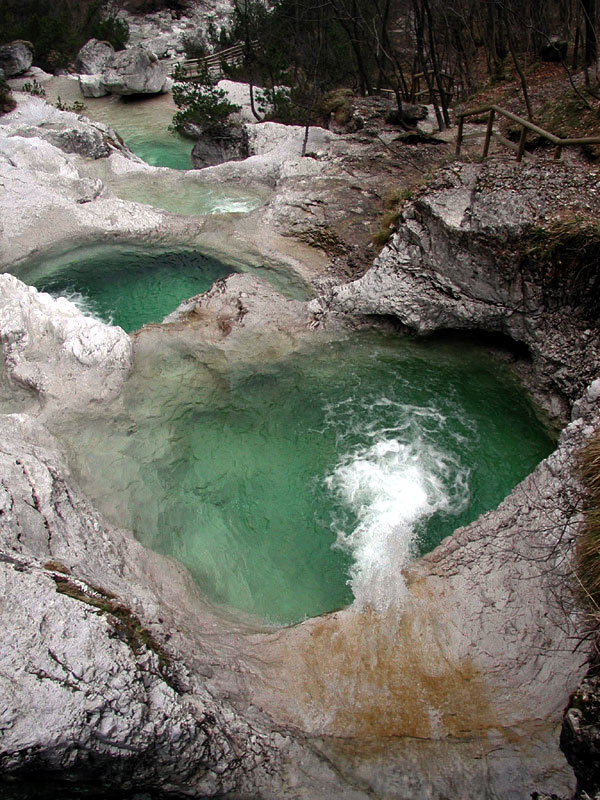
#> input picture CVBVP-Daten/OpenCV-01/Img01a.jpg, 600 x 800 px
$ jupyter execute praktikum.ipynb   (shell and % lines are left out)
#> lines starting #> are read from the running program, lines starting #| are printed output that depends on the picture; after the words box and inside, x2 and y2 are one past the last pixel; in counts of white or black regions, pixels touching at a corner belong together
# Initialize

[cell 1]
from matplotlib import pyplot as plt
import cv2 as cv
print(cv.__version__)

[cell 2]
import cv2 as cv
print(cv.__version__)

# Praktikum 1

```c
// OpenCV_Helloworld

#include <opencv2/opencv.hpp>

int main() {
	cv::Mat image;
	image = cv::imread("Daten/Img01a.jpg");
	if (!image.data) {
		printf("Error: Couldn't open the image file.\n");
		return 1;
	}
	cv::namedWindow("Image:");
	cv::imshow("Image:", image);
	cv::waitKey(0);
	cv::destroyWindow("Image:");
	return 0;
}
```

[cell 3]
image = cv.imread('CVBVP-Daten/OpenCV-01/Img01a.jpg')
#> image is the input picture: shape (800, 600, 3); mean B, G, R 96.6, 105.9, 107

[cell 4]
import cv2 as cv
image = cv.imread('CVBVP-Daten/OpenCV-01/Img01a.jpg')
if not image.data:
    print("Error loading image")
    exit
# [4 lines of commented-out code are left out]
plt.imshow(image)
plt.show()

[cell 5]
px = image[100,100][0]
#> px = 74
print(px)
#| 74

[cell 6]
for x in range(5):
    print (x)

[cell 7]
image.shape
#> Out = (800, 600, 3)

[cell 8]
#3.1
# amount that should be added in order to increase brightness
brightness = 100
height= image.shape[0]
#> height = 800
width= image.shape[1]
#> width = 600
channels = image.shape[2]
#> channels = 3
# offset ist offsetting the rectanlge from origin
bwoffset = 50
avgoffset = 150
diffoffset = 270
image = cv.imread('CVBVP-Daten/OpenCV-01/Img01a.jpg')
for y in range(height):
    for x in range (width):
        #3.1
        if x> bwoffset and x < 50+bwoffset and y > bwoffset and y < 50+bwoffset:
            for c in range(channels):
                old = image[y,x][c]
                image [y,x][c] = old + brightness
        #3.2
        if x> avgoffset and x < 100+avgoffset and y > avgoffset and y < 100+avgoffset:
            for c in range(channels):
                #int cast are needed because if not after the addition the result is to large to be stored in the uint8 datatype
                avg = (int(image[y,x][c]) + int(image[y,x-1][c]))/2
                image [y,x][c] = avg
        #3.3
        if x> diffoffset and x < 100+diffoffset and y > diffoffset and y < 100+diffoffset:
            for c in range(channels):
                diff = int(image[y,x - 1][c]) - int(image[y,x][c])
                image [y,x][c] = diff
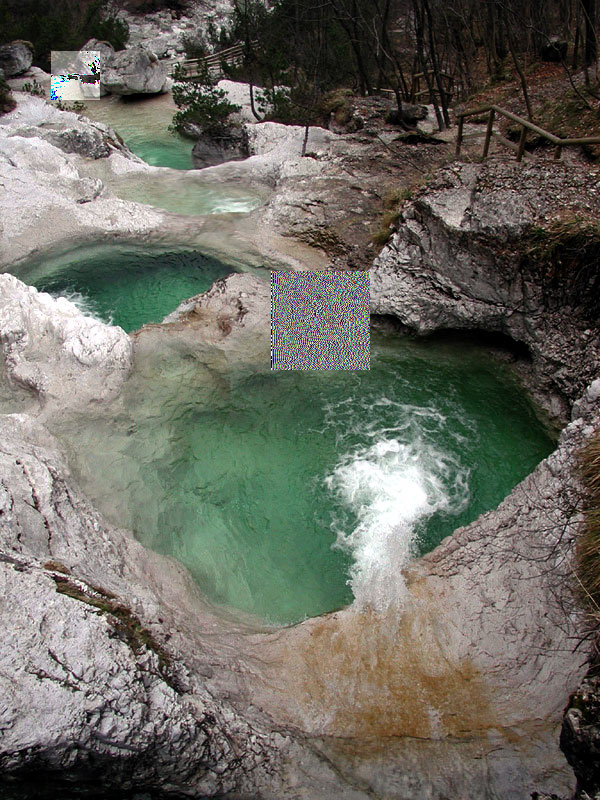
#> image: shape (800, 600, 3); 4.54% of pixels changed, all inside (x1, y1, x2, y2) = (51, 51, 370, 370)

plt.imshow(image)
plt.show

# Praktikum 2

[cell 9]
img = cv.imread('CVBVP-Daten/OpenCV-02/Img02a.jpg', cv.IMREAD_GRAYSCALE)
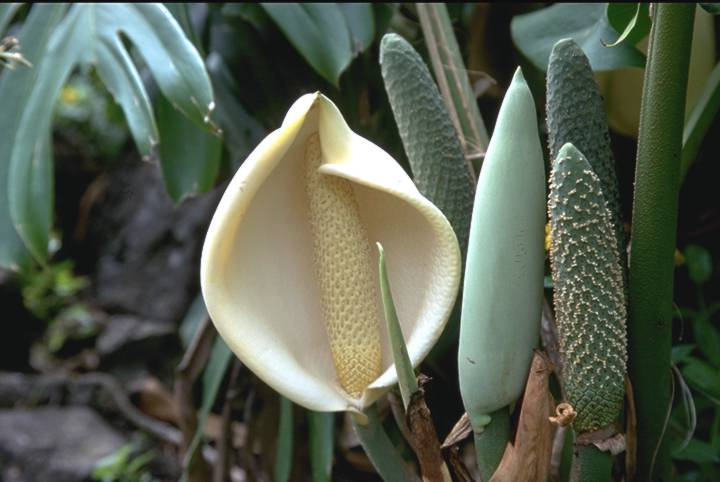
#> input picture CVBVP-Daten/OpenCV-02/Img02a.jpg, 720 x 482 px
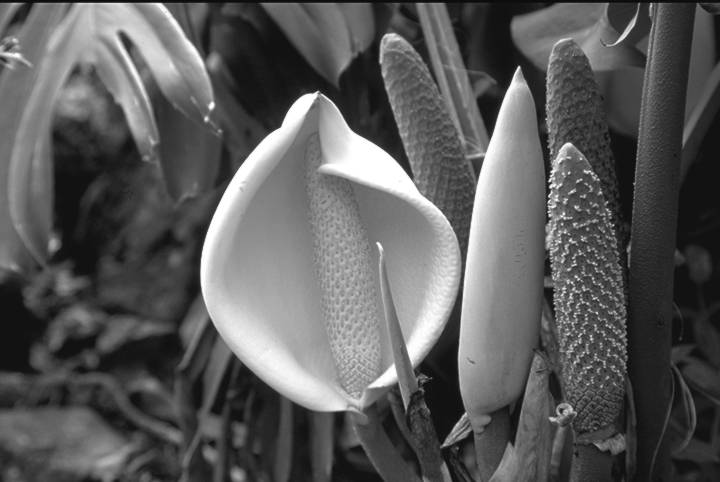
#> img: shape (482, 720); min 1, max 255, mean 90.6
#img = cv.cvtColor(img, cv.COLOR_BGR2RGB)
plt.imshow(img)
img.shape
#> Out = (482, 720)

[cell 10]
negative = cv.bitwise_not(img)
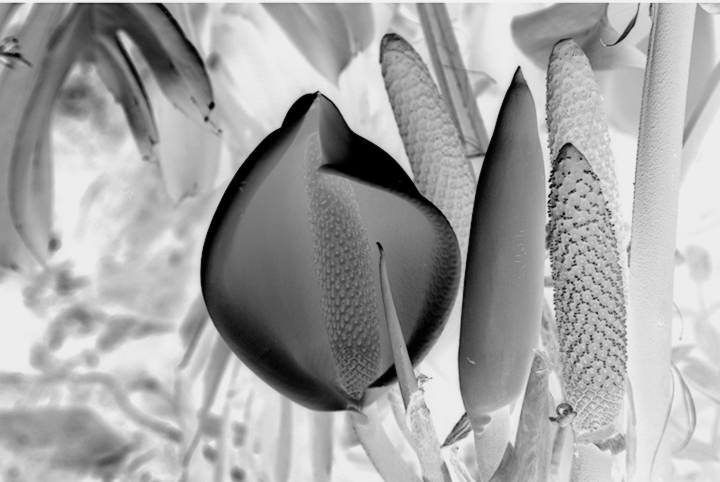
#> negative: shape (482, 720); min 0, max 254, mean 164.4
plt.imshow(negative)

[cell 11]
# for minmaxloc to work you need to use the grayscale image
min_val,max_val,min_indx,max_indx=cv.minMaxLoc(img)
#> min_val = 1; max_val = 255; min_indx = (609, 1); max_indx = (159, 4)
# next do meanStdDev
print("Min: "+str(min_val))
#| Min: 1.0
print("Max: "+str(max_val))
#| Max: 255.0
